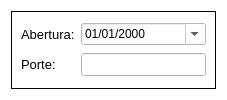
               <widget class="QFrame" name="frame_17">
                <property name="styleSheet">
                 <string notr="true">background-color: rgb(255, 255, 255);</string>
                </property>
                <property name="frameShape">
                 <enum>QFrame::NoFrame</enum>
                </property>
                <property name="frameShadow">
                 <enum>QFrame::Plain</enum>
                </property>
                <layout class="QGridLayout" name="gridLayout_45">
                 <item row="0" column="0">
                  <widget class="QFrame" name="frame_22">
                   <property name="frameShape">
                    <enum>QFrame::Box</enum>
                   </property>
                   <property name="frameShadow">
                    <enum>QFrame::Plain</enum>
                   </property>
                   <layout class="QGridLayout" name="gridLayout_46">
                    <item row="0" column="0">
                     <widget class="QLabel" name="label_104">
                      <property name="font">
                       <font>
                        <family>Arial</family>
                        <pointsize>10</pointsize>
                       </font>
                      </property>
                      <property name="text">
                       <string>Abertura:</string>
                      </property>
                     </widget>
                    </item>
                    <item row="0" column="1">
                     <widget class="QDateEdit" name="dateEdit">
                      <property name="displayFormat">
                       <string>dd/MM/yyyy</string>
                      </property>
                      <property name="calendarPopup">
                       <bool>true</bool>
                      </property>
                     </widget>
                    </item>
                    <item row="1" column="0">
                     <widget class="QLabel" name="label_105">
                      <property name="font">
                       <font>
                        <family>Arial</family>
                        <pointsize>10</pointsize>
                       </font>
                      </property>
                      <property name="text">
                       <string>Porte:</string>
                      </property>
                     </widget>
                    </item>
                    <item row="1" column="1">
                     <widget class="QLineEdit" name="porteEmpresa">
                      <property name="font">
                       <font>
                        <family>Arial</family>
                        <pointsize>10</pointsize>
                       </font>
                      </property>
                      <property name="styleSheet">
                       <string notr="true">background-color: rgb(255, 255, 255);</string>
                      </property>
                      <property name="text">
                       <string/>
                      </property>
                     </widget>
                    </item>
                   </layout>
                  </widget>
                 </item>
                </layout>
               </widget>
